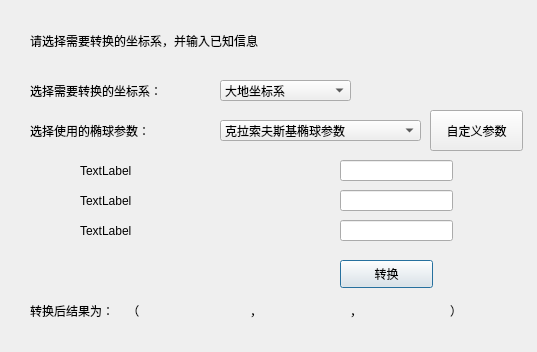
<?xml version="1.0" encoding="UTF-8"?>
<ui version="4.0">
 <class>Dialog</class>
 <widget class="QDialog" name="Dialog">
  <property name="geometry">
   <rect>
    <x>0</x>
    <y>0</y>
    <width>537</width>
    <height>352</height>
   </rect>
  </property>
  <property name="windowTitle">
   <string>Dialog</string>
  </property>
  <widget class="QLabel" name="label">
   <property name="geometry">
    <rect>
     <x>80</x>
     <y>160</y>
     <width>171</width>
     <height>21</height>
    </rect>
   </property>
   <property name="text">
    <string>TextLabel</string>
   </property>
  </widget>
  <widget class="QLineEdit" name="lineEdit_2">
   <property name="geometry">
    <rect>
     <x>340</x>
     <y>190</y>
     <width>113</width>
     <height>21</height>
    </rect>
   </property>
  </widget>
  <widget class="QLabel" name="label_7">
   <property name="geometry">
    <rect>
     <x>30</x>
     <y>80</y>
     <width>181</width>
     <height>21</height>
    </rect>
   </property>
   <property name="text">
    <string>选择需要转换的坐标系：</string>
   </property>
  </widget>
  <widget class="QLineEdit" name="lineEdit_3">
   <property name="geometry">
    <rect>
     <x>340</x>
     <y>220</y>
     <width>113</width>
     <height>21</height>
    </rect>
   </property>
  </widget>
  <widget class="QLabel" name="label_9">
   <property name="geometry">
    <rect>
     <x>30</x>
     <y>300</y>
     <width>151</width>
     <height>21</height>
    </rect>
   </property>
   <property name="text">
    <string>转换后结果为：    （</string>
   </property>
  </widget>
  <widget class="QLabel" name="label_11">
   <property name="geometry">
    <rect>
     <x>250</x>
     <y>300</y>
     <width>21</width>
     <height>21</height>
    </rect>
   </property>
   <property name="text">
    <string>，</string>
   </property>
  </widget>
  <widget class="QLabel" name="label_6">
   <property name="geometry">
    <rect>
     <x>190</x>
     <y>300</y>
     <width>51</width>
     <height>21</height>
    </rect>
   </property>
   <property name="text">
    <string/>
   </property>
  </widget>
  <widget class="QLabel" name="label_10">
   <property name="geometry">
    <rect>
     <x>450</x>
     <y>300</y>
     <width>21</width>
     <height>21</height>
    </rect>
   </property>
   <property name="text">
    <string>）</string>
   </property>
  </widget>
  <widget class="QLabel" name="label_5">
   <property name="geometry">
    <rect>
     <x>280</x>
     <y>300</y>
     <width>61</width>
     <height>21</height>
    </rect>
   </property>
   <property name="text">
    <string/>
   </property>
  </widget>
  <widget class="QComboBox" name="comboBox">
   <property name="geometry">
    <rect>
     <x>220</x>
     <y>80</y>
     <width>131</width>
     <height>21</height>
    </rect>
   </property>
   <item>
    <property name="text">
     <string>大地坐标系</string>
    </property>
   </item>
   <item>
    <property name="text">
     <string>空间直角坐标系</string>
    </property>
   </item>
  </widget>
  <widget class="QLabel" name="label_8">
   <property name="geometry">
    <rect>
     <x>30</x>
     <y>30</y>
     <width>491</width>
     <height>21</height>
    </rect>
   </property>
   <property name="text">
    <string>请选择需要转换的坐标系，并输入已知信息</string>
   </property>
  </widget>
  <widget class="QLabel" name="label_2">
   <property name="geometry">
    <rect>
     <x>80</x>
     <y>190</y>
     <width>171</width>
     <height>21</height>
    </rect>
   </property>
   <property name="text">
    <string>TextLabel</string>
   </property>
  </widget>
  <widget class="QLineEdit" name="lineEdit">
   <property name="geometry">
    <rect>
     <x>340</x>
     <y>160</y>
     <width>113</width>
     <height>21</height>
    </rect>
   </property>
  </widget>
  <widget class="QLabel" name="label_4">
   <property name="geometry">
    <rect>
     <x>381</x>
     <y>300</y>
     <width>61</width>
     <height>21</height>
    </rect>
   </property>
   <property name="text">
    <string/>
   </property>
  </widget>
  <widget class="QLabel" name="label_12">
   <property name="geometry">
    <rect>
     <x>350</x>
     <y>300</y>
     <width>21</width>
     <height>21</height>
    </rect>
   </property>
   <property name="text">
    <string>，</string>
   </property>
  </widget>
  <widget class="QLabel" name="label_3">
   <property name="geometry">
    <rect>
     <x>80</x>
     <y>220</y>
     <width>171</width>
     <height>21</height>
    </rect>
   </property>
   <property name="text">
    <string>TextLabel</string>
   </property>
  </widget>
  <widget class="QComboBox" name="comboBox_2">
   <property name="geometry">
    <rect>
     <x>220</x>
     <y>120</y>
     <width>201</width>
     <height>21</height>
    </rect>
   </property>
   <item>
    <property name="text">
     <string>克拉索夫斯基椭球参数</string>
    </property>
   </item>
   <item>
    <property name="text">
     <string>IUGG_1975椭球参数</string>
    </property>
   </item>
   <item>
    <property name="text">
     <string>CGCS_2000椭球参数</string>
    </property>
   </item>
  </widget>
  <widget class="QLabel" name="label_13">
   <property name="geometry">
    <rect>
     <x>30</x>
     <y>120</y>
     <width>181</width>
     <height>21</height>
    </rect>
   </property>
   <property name="text">
    <string>选择使用的椭球参数：</string>
   </property>
  </widget>
  <widget class="QPushButton" name="pushButton">
   <property name="geometry">
    <rect>
     <x>340</x>
     <y>260</y>
     <width>93</width>
     <height>28</height>
    </rect>
   </property>
   <property name="text">
    <string>转换</string>
   </property>
  </widget>
  <widget class="QPushButton" name="pushButton_2">
   <property name="geometry">
    <rect>
     <x>430</x>
     <y>110</y>
     <width>93</width>
     <height>41</height>
    </rect>
   </property>
   <property name="text">
    <string>自定义参数</string>
   </property>
  </widget>
 </widget>
 <resources/>
 <connections/>
</ui>
